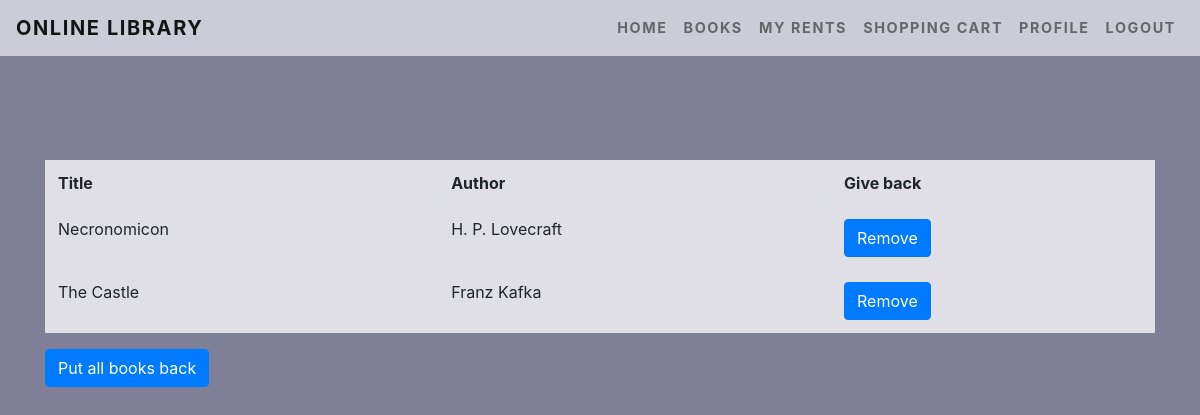
Screenshot of /rents.php (signed in) with the database file from the repository.
### tables this page shows
CREATE TABLE `books` (
  `id` int(11) NOT NULL,
  `title` varchar(500) NOT NULL,
  `author` varchar(200) NOT NULL,
  `rent_status` tinyint(4) NOT NULL DEFAULT 0
);

### classes/models/rentmodel.php (called while the page is built, shortened)
<?php
class Rentmodel {
    public static function getRents($con, $userid){
        $sql = $con->prepare("
            SELECT books.title, books.author, books.id FROM books
            INNER JOIN rents ON rents.bookid = books.id
            WHERE rents.userid=:userid
        ");
        $rentArr = array();
        $sql->bindParam(':userid',$userid);
        $sql->execute();
        while($row=$sql->fetch()){
            $rentArr[] = $row;
        }
        return $rentArr;
    }
}

### classes/views/rentview.php (the view, shortened to what this page needs)
<?php
include_once 'includes/dbc.php';
include_once 'classes/models/rentmodel.php';
class Rentview {
    public static function displayRents(){
        $con = Dbc::connect();
        $userid = $_SESSION['userid'];
        $rentArr = Rentmodel::getRents($con,$userid);
        foreach($rentArr as $rentItems){
            echo '<tr>
            <td>'.$rentItems['title'].'</td>
            <td>'.$rentItems['author'].'</td>
            <td><button type="submit" class="btn btn-primary" id="removeitem" name="'.$rentItems['id'].'">Remove</button></td>
            </tr>';
        }
    }
}

### css/style.css (style rules this page uses)
body { background:linear-gradient(rgba(0,0,50,0.5),rgba(0,0,50,0.5)), url(../img/library2.jpg); background-size:cover; background-position:center; background-attachment: fixed; }

### rows the page displays
books: title "Necronomicon", author "H. P. Lovecraft"
books: title "The Castle", author "Franz Kafka"
